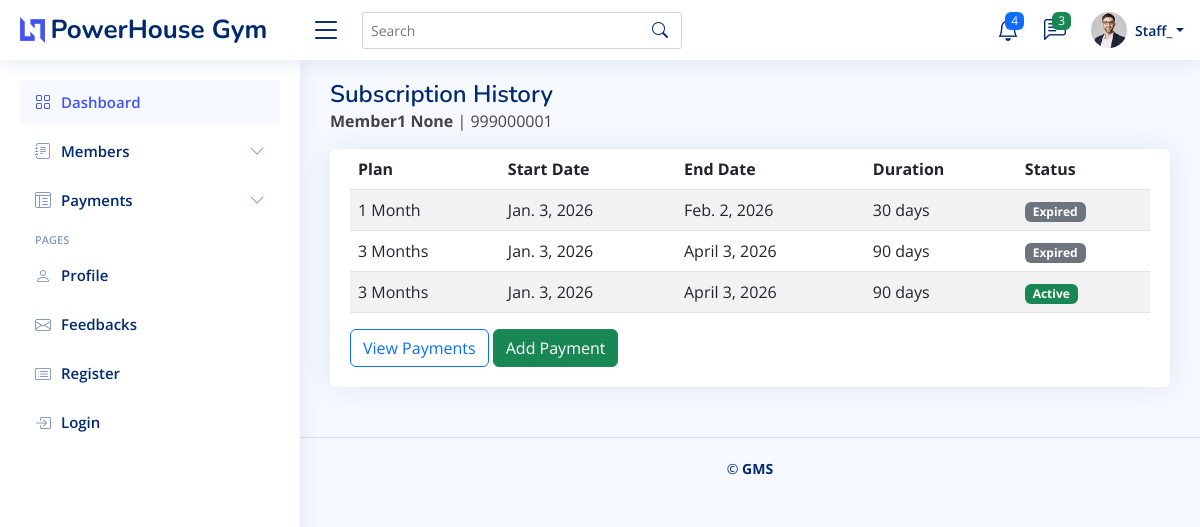
The page /dashboard/members/1/subscriptions/ (signed in) on the database its author committed.
### accounts/models.py (models this page shows, shortened)
class User(AbstractUser):
    ROLE_CHOICES = (
        ('owner', 'Gym Owner'),
        ('site_manager', 'Site Manager'),
        ('gym_manager', 'Gym Manager'),
        ('staff', 'Staff'),
    )
    STAY_STATUS_CHOICES = (
        ('pg', 'PG'),
        ('rent', 'Rented Room/House'),
        ('hostel', 'Hostel'),
        ('college', 'School / College'),
        ('other', 'Other'),
    )
    role = models.CharField(
        max_length=20,
        choices=ROLE_CHOICES,
        default='staff',
        db_index=True  # ✅ RBAC checks,
    )
    organization = models.ForeignKey(
        'organizations.Organization',
        on_delete=models.SET_NULL,
        null=True,
        blank=True,
        db_index=True
    )
    branch = models.ForeignKey(
        'organizations.Branch',
        on_delete=models.SET_NULL,
        null=True,
        blank=True,
        db_index=True  # ✅ RBAC checks
    )
    mobile = models.CharField(max_length=20, blank=True, null=True,db_index=True)
    city = models.CharField(max_length=100, blank=True, null=True)
    state = models.CharField(max_length=100, blank=True, null=True)
    country = models.CharField(max_length=100, blank=True, null=True)
    current_stay_status = models.CharField(
        max_length=20,
        choices=STAY_STATUS_CHOICES,
        blank=True,
        null=True
    )
    is_active = models.BooleanField(default=True)
    created_at = models.DateTimeField(auto_now_add=True)
    updated_at = models.DateTimeField(auto_now=True)

### members/models.py (models this page shows, shortened)
class Member(models.Model):
    organization = models.ForeignKey(
        'organizations.Organization',
        on_delete=models.CASCADE,
        related_name='members',
        db_index=True
    )
    branch = models.ForeignKey(
        'organizations.Branch',
        on_delete=models.CASCADE,
        related_name='members',
        db_index=True
    )
    first_name = models.CharField(max_length=100)
    last_name = models.CharField(max_length=100, blank=True, null=True)
    mobile = models.CharField(max_length=20,db_index=True  )
    email = models.EmailField(blank=True, null=True)
    is_active = models.BooleanField(default=True,db_index=True  )
    created_at = models.DateTimeField(auto_now_add=True)
    updated_at = models.DateTimeField(auto_now=True)
    deleted_at = models.DateTimeField(null=True, blank=True)
    deleted_by = models.ForeignKey(
        'accounts.User',
        on_delete=models.SET_NULL,
        null=True,
        blank=True,
        related_name='deleted_members'
    )

### subscriptions/models.py (models this page shows, shortened)
class Subscription(models.Model):
    STATUS_CHOICES = (
        ('active', 'Active'),
        ('expired', 'Expired'),
        ('cancelled', 'Cancelled'),
    )
    organization = models.ForeignKey(
        'organizations.Organization',
        on_delete=models.CASCADE,
        related_name='subscriptions',
        db_index=True
    )
    member = models.ForeignKey(
        'members.Member',
        on_delete=models.CASCADE,
        related_name='subscriptions',
        db_index=True
    )
    plan = models.ForeignKey(
        'subscriptions.Plan',
        on_delete=models.PROTECT,
        related_name='subscriptions'
    )
    start_date = models.DateField(db_index=True)
    end_date = models.DateField(db_index=True)
    status = models.CharField(
        max_length=20,
        choices=STATUS_CHOICES,
        default='active',
        db_index=True
    )
    created_by = models.ForeignKey(
        'accounts.User',
        on_delete=models.SET_NULL,
        null=True,
        related_name='created_subscriptions'
    )
    created_at = models.DateTimeField(auto_now_add=True)
    updated_at = models.DateTimeField(auto_now=True)
    deleted_at = models.DateTimeField(null=True, blank=True)
    deleted_by = models.ForeignKey(
        'accounts.User',
        on_delete=models.SET_NULL,
        null=True,
        blank=True,
        related_name='deleted_subscriptions'
    )
    class Meta:
        indexes = [
            models.Index(fields=['member', 'status']),
            models.Index(fields=['end_date']),
        ]
        constraints = [
            models.UniqueConstraint(
                fields=['member'],
                condition=Q(status='active', deleted_at__isnull=True),
                name='one_active_subscription_per_member'
            )
        ]

class Plan(models.Model):
    organization = models.ForeignKey(
        'organizations.Organization',
        on_delete=models.CASCADE,
        related_name='plans',
        db_index=True
    )
    name = models.CharField(max_length=100)
    duration_days = models.PositiveIntegerField()
    amount = models.DecimalField(max_digits=10, decimal_places=2)
    is_active = models.BooleanField(default=True, db_index=True)
    created_at = models.DateTimeField(auto_now_add=True)
    updated_at = models.DateTimeField(auto_now=True)
    deleted_at = models.DateTimeField(null=True, blank=True)
    deleted_by = models.ForeignKey(
        'accounts.User',
        on_delete=models.SET_NULL,
        null=True,
        blank=True,
        related_name='deleted_plans'
    )

### dashboard/views.py (the view)
# urls.py: path('members/<int:member_id>/subscriptions/',views.member_subscriptions,name='member_subscriptions'),
@role_required(['owner', 'site_manager', 'gym_manager', 'staff'])
def member_subscriptions(request, member_id):
    member = get_object_or_404(
        Member,
        id=member_id,
        organization=request.user.organization,
        deleted_at__isnull=True
    )
    subscriptions = (
        Subscription.objects
        .filter(
            member=member,
            deleted_at__isnull=True
        )
        .select_related('plan')
        .order_by('-start_date')
    )
    return render(
        request,
        'subscription_list.html',
        {
            'member': member,
            'subscriptions': subscriptions
        }
    )

### dashboard/templates/subscription_list.html (shortened to what this page needs)
{% extends "base.html" %}
{% block content %}
<div class="pagetitle">
  <h1>Subscription History</h1>
  <p>
    <strong>{{ member.first_name }} {{ member.last_name }}</strong> |
    {{ member.mobile }}
  </p>
</div>
<section class="section">
  <div class="card">
    <div class="card-body">
      <table class="table table-striped table-hover">
        <thead>
          <tr>
            <th>Plan</th>
            <th>Start Date</th>
            <th>End Date</th>
            <th>Duration</th>
            <th>Status</th>
          </tr>
        </thead>
        <tbody>
          {% for sub in subscriptions %}
          <tr>
            <td>{{ sub.plan.name }}</td>
            <td>{{ sub.start_date }}</td>
            <td>{{ sub.end_date }}</td>
            <td>
              {{ sub.plan.duration_days }} days
            </td>
            <td>
              {% if sub.status == 'active' %}
                <span class="badge bg-success">Active</span>
              {% elif sub.status == 'expired' %}
                <span class="badge bg-secondary">Expired</span>
              {% else %}
                <span class="badge bg-warning">Cancelled</span>
              {% endif %}
            </td>
          </tr>
          {% empty %}
          <tr>
            <td colspan="5" class="text-center text-muted">
              No subscriptions found.
            </td>
          </tr>
          {% endfor %}
        </tbody>
      </table>
      <div class="mt-3">
        <a href="{% url 'dashboard:member_payments' member.id %}"
           class="btn btn-outline-primary">
          View Payments
        </a>
        <a href="{% url 'dashboard:add_payment' member.id %}"
           class="btn btn-success">
          Add Payment
        </a>
      </div>
    </div>
  </div>
</section>
{% endblock %}

### dashboard/templates/header.html (shortened to what this page needs)
{% load static %}
<header id="header" class="header fixed-top d-flex align-items-center">
  <div class="d-flex align-items-center justify-content-between">
    <a href="/" class="logo d-flex align-items-center">
      <img src="{% static 'img/logo.png' %}" alt="" />
      <span class="d-none d-lg-block">PowerHouse Gym</span>
    </a>
    <i class="bi bi-list toggle-sidebar-btn"></i>
  </div>
  <div class="search-bar">
    <form
      class="search-form d-flex align-items-center"
      method="POST"
      action="#"
    >
      <input
        type="text"
        name="query"
        placeholder="Search"
        title="Enter search keyword"
      />
      <button type="submit" title="Search"><i class="bi bi-search"></i></button>
    </form>
  </div>
  <nav class="header-nav ms-auto">
    <ul class="d-flex align-items-center">
      <li class="nav-item dropdown">
        <a class="nav-link nav-icon" href="#" data-bs-toggle="dropdown">
          <i class="bi bi-bell"></i>
          <span class="badge bg-primary badge-number">4</span> </a
        >
      </li>
      <li class="nav-item dropdown">
        <a class="nav-link nav-icon" href="#" data-bs-toggle="dropdown">
          <i class="bi bi-chat-left-text"></i>
          <span class="badge bg-success badge-number">3</span> </a
        >
      </li>
      <li class="nav-item dropdown pe-3">
        <a
          class="nav-link nav-profile d-flex align-items-center pe-0"
          href="#"
          data-bs-toggle="dropdown"
        >
          <img
            src="{% static 'img/profile-img.jpg' %}"
            alt="Profile"
            class="rounded-circle"
          />
          <span class="d-none d-md-block dropdown-toggle ps-2"
            >{{request.user.username | title | slice:":6" }}</span
          > </a
        >
      </li>
    </ul>
  </nav>
</header>

### static/css/style.css (style rules this page uses)
:root { scroll-behavior: smooth; }
body { font-family: "Open Sans", sans-serif; background: #f6f9ff; color: #444444; }
a { color: #4154f1; text-decoration: none; }
h1, h2, h3, h4, h5, h6 { font-family: "Nunito", sans-serif; }
.pagetitle { margin-bottom: 10px; }
.pagetitle h1 { font-size: 24px; margin-bottom: 0; font-weight: 600; color: #012970; }
.card { margin-bottom: 30px; border: none; border-radius: 5px; box-shadow: 0px 0 30px rgba(1, 41, 112, 0.1); }
.card-body { padding: 0 20px 20px 20px; }
.logo { line-height: 1; }
@media (min-width: 1200px) { .logo { width: 280px; } }
.logo img { max-height: 26px; margin-right: 6px; }
.logo span { font-size: 26px; font-weight: 700; color: #012970; font-family: "Nunito", sans-serif; }
.header { transition: all 0.5s; z-index: 997; height: 60px; box-shadow: 0px 2px 20px rgba(1, 41, 112, 0.1); background-color: #fff; padding-left: 20px; }
.header .toggle-sidebar-btn { font-size: 32px; padding-left: 10px; cursor: pointer; color: #012970; }
.header .search-bar { min-width: 360px; padding: 0 20px; }
.header .search-form { width: 100%; }
.header .search-form input { border: 0; font-size: 14px; color: #012970; border: 1px solid rgba(1, 41, 112, 0.2); padding: 7px 38px 7px 8px; border-radius: 3px; transition: 0.3s; width: 100%; }
.header .search-form button { border: 0; padding: 0; margin-left: -30px; background: none; }
.header .search-form button i { color: #012970; }
.header-nav ul { list-style: none; }
.header-nav>ul { margin: 0; padding: 0; }
.header-nav .nav-icon { font-size: 22px; color: #012970; margin-right: 25px; position: relative; }
.header-nav .nav-profile { color: #012970; }
.header-nav .nav-profile img { max-height: 36px; }
.header-nav .nav-profile span { font-size: 14px; font-weight: 600; }
.header-nav .badge-number { position: absolute; inset: -2px -5px auto auto; font-weight: normal; font-size: 12px; padding: 3px 6px; }

### rows shown on the page
User: user.username "Staff_"
Member: first_name "Member1", last_name "None", mobile "999000001"
Subscription: plan.name "1 Month", start_date "Jan. 3, 2026", end_date "Feb. 2, 2026", plan.duration_days "30", status "Expired"
Subscription: plan.name "3 Months", start_date "Jan. 3, 2026", end_date "April 3, 2026", plan.duration_days "90", status "Expired"
Subscription: plan.name "3 Months", start_date "Jan. 3, 2026", end_date "April 3, 2026", plan.duration_days "90", status "Active"
